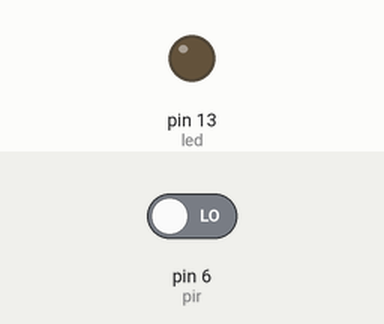
Simulated run of this sketch. Board: Arduino Uno, built with avr-gcc and run on an emulated ATmega328P. Shown: output pins drawn as LEDs (lit = HIGH). The inputs (shaded band) are chosen by the test bench; at power-on: pin 6 (pir) LOW. The modem accepts every AT command (registered, SIM ready, sends succeed) and sends nothing else.

Above: at 1.2 s.
1.3 s: pin 6 (pir) driven HIGH
At 1.7 s:
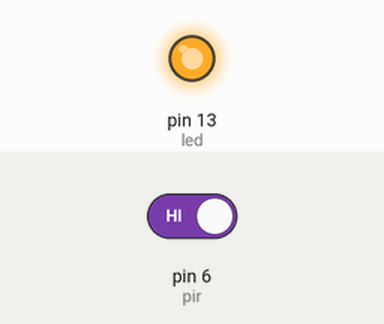
Timing chart, 0 to 4.3 s (numbered marks = the images above; inputs shaded):
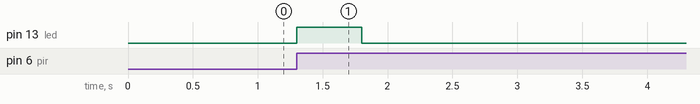

Measured:
- after the input at 1.3 s, pin 13 (led): LOW → HIGH at once, → LOW 0.50 s later

The sketch:

sketch_may12b.ino
```cpp
//SHUKIUR ALAM
#include <SoftwareSerial.h>
SoftwareSerial mSerial(3, 2);     // pin mode GSM( u_tx=3, u_rx=2 , GNG=GND, VCC=5v ), pir(OUT=pin n 6, GND=GND, VCC=5V)
int pir=6,led=13;

void setup()
{
  mSerial.begin(9600);
  Serial.begin(9600);
  pinMode(pir,INPUT);
  pinMode(led,OUTPUT);
}
void loop()
{
  if(digitalRead(pir)==HIGH&&HIGH==true){
    digitalWrite(led,HIGH);
    delay(500);
    digitalWrite(led,LOW);

   if(mSerial.available()!=0){
    Serial.read();
  }
    mSerial.println("AT");
    delay(100);
    mSerial.println("ATD+ZZxvxxxxxx"); //  change ZZ with country code and xxxxxxxxxxx with phone number to dial
    delay(20000);
    mSerial.println("ATH");

  }
  else if(digitalRead(pir)==LOW&&LOW==true){
    delay(500);
     mSerial.println("ATH");
     digitalWrite(led,LOW);
  }
}
```
